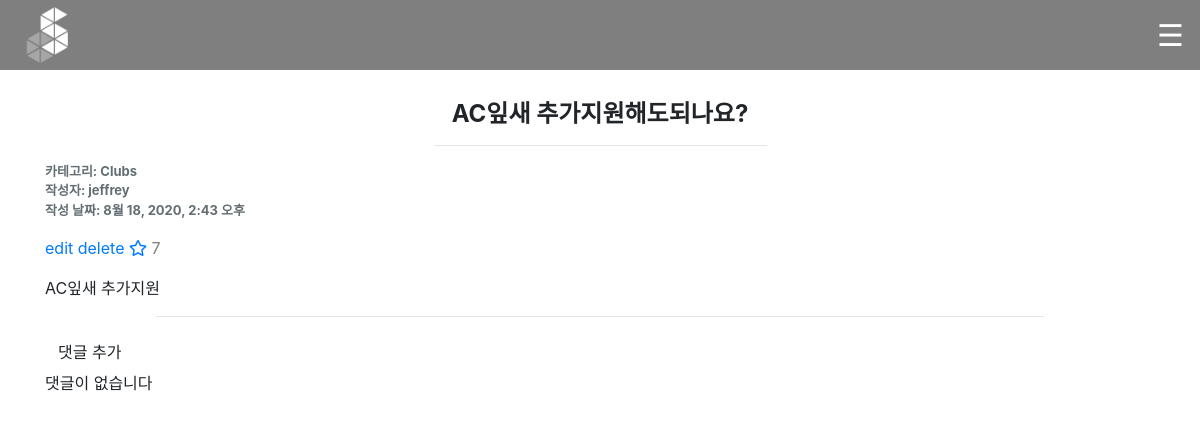
Screenshot of /yblog/32/detail/ (signed in) with the database file from the repository.
### yblog/models.py (models this page shows, shortened)
class Post(models.Model):
    author = models.ForeignKey('auth.User', on_delete=models.CASCADE)
    title = models.CharField(max_length=200)
    """
    CHOICES = [
        ('자료실',(
                ('DS','알고리즘'),
                ('AI','인공지능'),
                ('APP','웹앱&모바일앱'),
                ('CG','컴퓨터 그래픽스'),
                ('DB','데이터베이스'),
                ('ETC','기타')
            )
        ),
        ('동아리',(
                ('BB','컴스켓'),
                ('FB','AC잎새'),
                ('HH','YBRO'),
                ('RM','소음')

            )
        ),
        ('소셜',(
                ('JOB','채용공고'),
                ('PJ','프로젝트'),
                ('CC','잡담'),
                ('Q','건의')
        ))
    ]"""
    CHOICES = [(1,'Study'),(2,'Clubs'),(3,'Notice'),(4,'Social')]
    category = MultiSelectField(choices=CHOICES,max_choices=1) #makes post.category to be the query
    text = models.TextField(null=True, blank=True)
    created_date = models.DateTimeField(default=timezone.now)
    published_date = models.DateTimeField(blank=True, null=True)
    likes = models.IntegerField(default=0) #related to Preference model
    dislikes = models.IntegerField(default=0)

### yblog/views.py (the view)
# urls.py: path('yblog/<int:pk>/detail/', views.post_detail, name="post_detail"),
@login_required
def post_detail(request, pk):
    post = get_object_or_404(Post, pk=pk)
    return render(request, 'yblog/post_detail.html',{'post':post})

### yblog/templates/yblog/post_detail.html (shortened to what this page needs)
{% extends 'yblog/base.html' %}
{% load static %}
{% block content %}
    <div style="width: 100%;height:70px;"></div>
    <div id="postdetail" class="container">
        <div class="parts">
            <h4>{{post.title}}</h4>
            <hr>
        </div>
        <div class="details">
            <p style="font-weight:bold; font-size: small; color:#636e72">카테고리:  {{post.category}}<br>작성자:  {{post.author}}<br>작성 날짜:  {{post.created_date}}</p>
            {% if post.author.id == user.id %}
            <span><a href="{% url 'post_edit' pk=post.pk %}" >edit</a></span>
            <span><a href="{% url 'post_delete' pk=post.pk %}" >delete</a></span>
            {% endif %}
            <a href="#" onClick="document.getElementById('likebutton').submit()"><i class="far fa-star"></i></a> {{post.likes}}
        </div>
        <div class="contents">
            <p>{{post.text}}</p>
        </div>
        <hr style="width: 80%;">
    <a class="btn btn-default" href="{% url 'add_comment' pk=post.pk %}">댓글 추가</a>
    {% for comment in post.comments.all %}
        <div class="comment">
            <div class="date">{{ comment.created_date }}</div>
                <a class="btn btn-default" href="{% url 'comment_remove' pk=comment.pk %}"><i class="material-icons">create</i></a>
                <a class="btn btn-default" href="{% url 'comment_approve' pk=comment.pk %}"><i class="material-icons">clear</i></a>
            <strong>{{ comment.author }}</strong>
            <p>{{ comment.text|linebreaks }}</p>
        </div>
    {% empty %}
        <p>댓글이 없습니다</p>
    {% endfor %}
    </div>
{% endblock %}

### yblog/static/css/style.css (style rules this page uses)
.btn { border-radius:30px; margin-right:30px; }
.parts { padding-top: 30px; text-align: center; }
.parts h4 { font-weight: bold; }
hr { width:30%; }
.details { color: grey; }

### rows the page displays
Post: title "AC잎새 추가지원해도되나요?", category "Clubs", author "jeffrey", created_date "8월 18, 2020, 2:43 오후", likes "7", text "AC잎새 추가지원"
